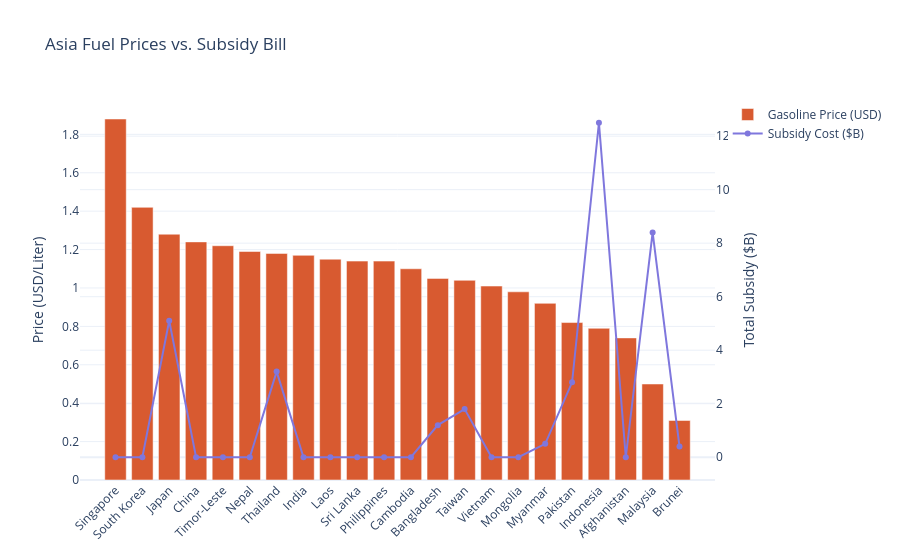

Notebook cell for this chart:
### Markdown cell above
### SECTION 5 — Asia Deep Dive: 22-Country Comparison

Asia is the most diverse region for energy policy. We calculate the **Fuel Affordability Index** to understand the real-world impact on consumers' wallets.

### Code cell
df_asia_detailed['fai'] = df_asia_detailed['avg_monthly_income_usd'] / df_asia_detailed['gasoline_usd_per_liter']
df_asia_sorted = df_asia_detailed.sort_values('gasoline_usd_per_liter', ascending=False)

fig_asia = go.Figure()
fig_asia.add_trace(go.Bar(
    x=df_asia_sorted['country'],
    y=df_asia_sorted['gasoline_usd_per_liter'],
    name='Gasoline Price (USD)',
    marker_color=COLORS['expensive']
))
fig_asia.add_trace(go.Scatter(
    x=df_asia_sorted['country'],
    y=df_asia_sorted['subsidy_cost_bn_usd'],
    name='Subsidy Cost ($B)',
    yaxis='y2',
    mode='lines+markers',
    marker_color=COLORS['subsidy']
))

fig_asia.update_layout(
    title="Asia Fuel Prices vs. Subsidy Bill",
    yaxis=dict(title="Price (USD/Liter)"),
    yaxis2=dict(title="Total Subsidy ($B)", overlaying='y', side='right'),
    template="plotly_white",
    xaxis_tickangle=-45
)
fig_asia.show()

print("What this tells us: High-income Singapore and South Korea pay market rates, while Brunei and Malaysia benefit from massive state intervention. The FAI reveals that for a Pakistani citizen, refueling a car is nearly 6x as 'painful' as for a Singaporean.")

### Figure 1 — Plotly figure (JSON) as saved in the notebook; plotly's stock layout.template omitted (floating-point values rounded to 4 significant figures)
{"data": [{"marker": {"color": "#D85A30"}, "name": "Gasoline Price (USD)", "type": "bar", "x": ["Singapore", "South Korea", "Japan", "China", "Timor-Leste", "Nepal", "Thailand", "India", "Laos", "Sri Lanka", "Philippines", "Cambodia", "Bangladesh", "Taiwan", "Vietnam", "Mongolia", "Myanmar", "Pakistan", "Indonesia", "Afghanistan", "Malaysia", "Brunei"], "y": [1.88, 1.42, 1.28, 1.24, 1.22, 1.19, 1.18, 1.17, 1.15, 1.14, 1.14, 1.1, 1.05, 1.04, 1.01, 0.98, 0.92, 0.82, 0.79, 0.74, 0.5, 0.31]}, {"marker": {"color": "#7F77DD"}, "mode": "lines+markers", "name": "Subsidy Cost ($B)", "type": "scatter", "x": ["Singapore", "South Korea", "Japan", "China", "Timor-Leste", "Nepal", "Thailand", "India", "Laos", "Sri Lanka", "Philippines", "Cambodia", "Bangladesh", "Taiwan", "Vietnam", "Mongolia", "Myanmar", "Pakistan", "Indonesia", "Afghanistan", "Malaysia", "Brunei"], "y": [0.0, 0.0, 5.1, 0.0, 0.0, 0.0, 3.2, 0.0, 0.0, 0.0, 0.0, 0.0, 1.2, 1.8, 0.0, 0.0, 0.5, 2.8, 12.5, 0.0, 8.4, 0.4], "yaxis": "y2"}], "layout": {"title": {"text": "Asia Fuel Prices vs. Subsidy Bill"}, "xaxis": {"tickangle": -45}, "yaxis": {"title": {"text": "Price (USD/Liter)"}}, "yaxis2": {"overlaying": "y", "side": "right", "title": {"text": "Total Subsidy ($B)"}}}}
